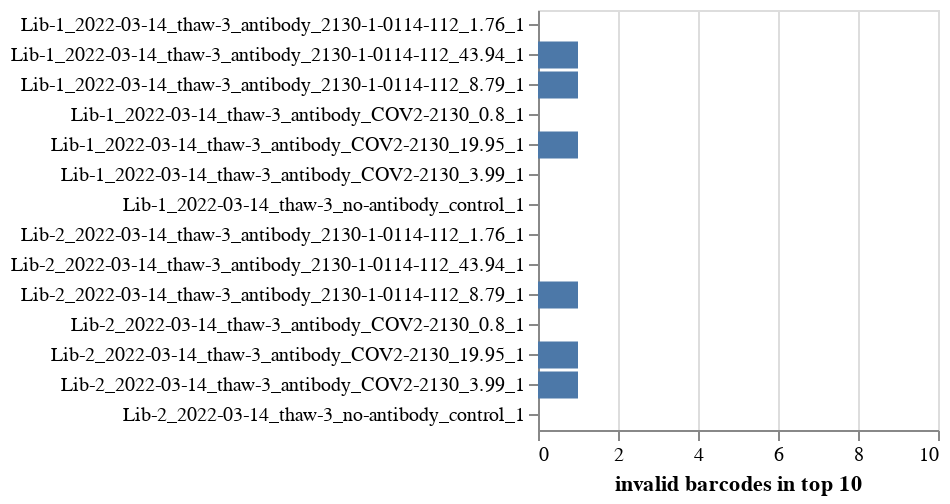

This figure's notebook cell:
### Markdown cell above
How many invalid barcodes are in top 10 most abundant?
Plot this, and then list top barcode for any sample with an invalid in the top 10:

### Code cell
# get top invalid barcode and number invalid in top 10
invalid_topn = (
    ranked_invalid.groupby(["library_sample", "library", "sample"])
    .aggregate(
        invalid_barcodes_in_top_10=pd.NamedAgg(
            "overall_rank", lambda s: len(s[s <= 10])
        ),
        top_invalid_rank=pd.NamedAgg("overall_rank", "first"),
        top_invalid_barcode=pd.NamedAgg("barcode", "first"),
    )
    .reset_index()
    .merge(barcode_runs.drop(columns=["fastq_R1", "notes"]), how="left")
)

# plot number invalid barcodes in top 10
topn_chart = (
    alt.Chart(invalid_topn)
    .encode(
        x=alt.X(
            "invalid_barcodes_in_top_10",
            title="invalid barcodes in top 10",
            scale=alt.Scale(domain=(0, 10)),
        ),
        y=alt.Y("library_sample", title=None),
        tooltip=[
            alt.Tooltip(c, format=".3g") if c in {"mean_counts", "n_barcodes"} else c
            for c in invalid_topn.columns
            if c != "library_sample"
        ],
    )
    .mark_bar()
    .properties(width=200, height=alt.Step(15))
    .configure_axis(labelLimit=500)
    .add_params(*selections, valid_selection)
)
for selection in selections:
    topn_chart = topn_chart.transform_filter(selection)
display(topn_chart)

# top barcode for any samples with an invalid in top 10
print("\nTop barcode for samples with an invalid barcode in top 10:")
display(
    invalid_topn.query("invalid_barcodes_in_top_10 > 0").reset_index(drop=True)[
        [
            "library",
            "sample",
            "invalid_barcodes_in_top_10",
            "top_invalid_rank",
            "top_invalid_barcode",
        ]
    ]
)

### Figure 1 — Vega-Lite specification as saved in the notebook (floating-point values rounded to 4 significant figures)
{"config": {"view": {"continuousWidth": 300, "continuousHeight": 300}, "axis": {"labelLimit": 500}}, "data": {"name": "data-0e485af9a3051baa0873f0de537fb7a9"}, "mark": "bar", "encoding": {"tooltip": [{"field": "library", "type": "nominal"}, {"field": "sample", "type": "nominal"}, {"field": "invalid_barcodes_in_top_10", "type": "quantitative"}, {"field": "top_invalid_rank", "type": "quantitative"}, {"field": "top_invalid_barcode", "type": "nominal"}, {"field": "date", "type": "nominal"}, {"field": "virus_batch", "type": "nominal"}, {"field": "sample_type", "type": "nominal"}, {"field": "antibody", "type": "nominal"}, {"field": "antibody_concentration", "type": "quantitative"}, {"field": "replicate", "type": "quantitative"}, {"field": "exclude_after_counts", "type": "nominal"}], "x": {"field": "invalid_barcodes_in_top_10", "scale": {"domain": [0, 10]}, "title": "invalid barcodes in top 10", "type": "quantitative"}, "y": {"field": "library_sample", "title": null, "type": "nominal"}}, "height": {"step": 15}, "params": [{"name": "param_1", "select": {"type": "point", "fields": ["exclude_after_counts"]}, "bind": {"input": "select", "options": [null, "no"], "labels": ["all", "no"], "name": "exclude_after_counts"}}, {"name": "param_2", "select": {"type": "point", "fields": ["antibody"]}, "bind": {"input": "select", "options": [null, "COV2-2130", "2130-1-0114-112"], "labels": ["all", "COV2-2130", "2130-1-0114-112"], "name": "antibody"}}, {"name": "param_3", "select": {"type": "point", "fields": ["virus_batch"]}, "bind": {"input": "select", "options": [null, "thaw-3"], "labels": ["all", "thaw-3"], "name": "virus_batch"}}, {"name": "param_4", "select": {"type": "point", "fields": ["sample_type"]}, "bind": {"input": "select", "options": [null, "no-antibody_control", "antibody"], "labels": ["all", "no-antibody_control", "antibody"], "name": "sample_type"}}, {"name": "param_5", "select": {"type": "point", "fields": ["date"]}, "bind": {"input": "select", "options": [null, "2022-03-14"], "labels": ["all", "2022-03-14"], "name": "date"}}, {"name": "param_6", "select": {"type": "point", "fields": ["library"]}, "bind": {"input": "select", "options": [null, "Lib-1", "Lib-2"], "labels": ["all", "Lib-1", "Lib-2"], "name": "library"}}, {"name": "param_7", "select": {"type": "point", "fields": ["valid"]}, "bind": "legend"}], "transform": [{"filter": {"param": "param_1"}}, {"filter": {"param": "param_2"}}, {"filter": {"param": "param_3"}}, {"filter": {"param": "param_4"}}, {"filter": {"param": "param_5"}}, {"filter": {"param": "param_6"}}], "width": 200, "$schema": "https://vega.github.io/schema/vega-lite/v5.2.0.json", "datasets": {"data-0e485af9a3051baa0873f0de537fb7a9": [{"library_sample": "Lib-1_2022-03-14_thaw-3_antibody_2130-1-0114-112_1.76_1", "library": "Lib-1", "sample": "2022-03-14_thaw-3_antibody_2130-1-0114-112_1.76_1", "invalid_barcodes_in_top_10": 0, "top_invalid_rank": 12, "top_invalid_barcode": "GTGGAATGCACAAAAA", "date": "2022-03-14", "virus_batch": "thaw-3", "sample_type": "antibody", "antibody": "2130-1-0114-112", "antibody_concentration": 1.76, "replicate": 1, "exclude_after_counts": "no"}, {"library_sample": "Lib-1_2022-03-14_thaw-3_antibody_2130-1-0114-112_43.94_1", "library": "Lib-1", "sample": "2022-03-14_thaw-3_antibody_2130-1-0114-112_43.94_1", "invalid_barcodes_in_top_10": 1, "top_invalid_rank": 10, "top_invalid_barcode": "GAAATTGTCAAAAGAA", "date": "2022-03-14", "virus_batch": "thaw-3", "sample_type": "antibody", "antibody": "2130-1-0114-112", "antibody_concentration": 43.94, "replicate": 1, "exclude_after_counts": "no"}, {"library_sample": "Lib-1_2022-03-14_thaw-3_antibody_2130-1-0114-112_8.79_1", "library": "Lib-1", "sample": "2022-03-14_thaw-3_antibody_2130-1-0114-112_8.79_1", "invalid_barcodes_in_top_10": 1, "top_invalid_rank": 10, "top_invalid_barcode": "GAAATTGTCAAAAGAA", "date": "2022-03-14", "virus_batch": "thaw-3", "sample_type": "antibody", "antibody": "2130-1-0114-112", "antibody_concentration": 8.79, "replicate": 1, "exclude_after_counts": "no"}, {"library_sample": "Lib-1_2022-03-14_thaw-3_antibody_COV2-2130_0.8_1", "library": "Lib-1", "sample": "2022-03-14_thaw-3_antibody_COV2-2130_0.8_1", "invalid_barcodes_in_top_10": 0, "top_invalid_rank": 13, "top_invalid_barcode": "GAAATTGTCAAAAGAA", "date": "2022-03-14", "virus_batch": "thaw-3", "sample_type": "antibody", "antibody": "COV2-2130", "antibody_concentration": 0.8, "replicate": 1, "exclude_after_counts": "no"}, {"library_sample": "Lib-1_2022-03-14_thaw-3_antibody_COV2-2130_19.95_1", "library": "Lib-1", "sample": "2022-03-14_thaw-3_antibody_COV2-2130_19.95_1", "invalid_barcodes_in_top_10": 1, "top_invalid_rank": 10, "top_invalid_barcode": "GAAATTGTCAAAAGAA", "date": "2022-03-14", "virus_batch": "thaw-3", "sample_type": "antibody", "antibody": "COV2-2130", "antibody_concentration": 19.95, "replicate": 1, "exclude_after_counts": "no"}, {"library_sample": "Lib-1_2022-03-14_thaw-3_antibody_COV2-2130_3.99_1", "library": "Lib-1", "sample": "2022-03-14_thaw-3_antibody_COV2-2130_3.99_1", "invalid_barcodes_in_top_10": 0, "top_invalid_rank": 11, "top_invalid_barcode": "GAAATTGTCAAAAGAA", "date": "2022-03-14", "virus_batch": "thaw-3", "sample_type": "antibody", "antibody": "COV2-2130", "antibody_concentration": 3.99, "replicate": 1, "exclude_after_counts": "no"}, {"library_sample": "Lib-1_2022-03-14_thaw-3_no-antibody_control_1", "library": "Lib-1", "sample": "2022-03-14_thaw-3_no-antibody_control_1", "invalid_barcodes_in_top_10": 0, "top_invalid_rank": 14, "top_invalid_barcode": "GTGGAATGCACAAAAA", "date": "2022-03-14", "virus_batch": "thaw-3", "sample_type": "no-antibody_control", "antibody": null, "antibody_concentration": null, "replicate": 1, "exclude_after_counts": "no"}, {"library_sample": "Lib-2_2022-03-14_thaw-3_antibody_2130-1-0114-112_1.76_1", "library": "Lib-2", "sample": "2022-03-14_thaw-3_antibody_2130-1-0114-112_1.76_1", "invalid_barcodes_in_top_10": 0, "top_invalid_rank": 50, "top_invalid_barcode": "AATTTTTTTAAAAACG", "date": "2022-03-14", "virus_batch": "thaw-3", "sample_type": "antibody", "antibody": "2130-1-0114-112", "antibody_concentration": 1.76, "replicate": 1, "exclude_after_counts": "no"}, {"library_sample": "Lib-2_2022-03-14_thaw-3_antibody_2130-1-0114-112_43.94_1", "library": "Lib-2", "sample": "2022-03-14_thaw-3_antibody_2130-1-0114-112_43.94_1", "invalid_barcodes_in_top_10": 0, "top_invalid_rank": 14, "top_invalid_barcode": "AACGCCTGAAATCCCT", "date": "2022-03-14", "virus_batch": "thaw-3", "sample_type": "antibody", "antibody": "2130-1-0114-112", "antibody_concentration": 43.94, "replicate": 1, "exclude_after_counts": "no"}, {"library_sample": "Lib-2_2022-03-14_thaw-3_antibody_2130-1-0114-112_8.79_1", "library": "Lib-2", "sample": "2022-03-14_thaw-3_antibody_2130-1-0114-112_8.79_1", "invalid_barcodes_in_top_10": 1, "top_invalid_rank": 10, "top_invalid_barcode": "GTAATTGTAGTTTCGT", "date": "2022-03-14", "virus_batch": "thaw-3", "sample_type": "antibody", "antibody": "2130-1-0114-112", "antibody_concentration": 8.79, "replicate": 1, "exclude_after_counts": "no"}, {"library_sample": "Lib-2_2022-03-14_thaw-3_antibody_COV2-2130_0.8_1", "library": "Lib-2", "sample": "2022-03-14_thaw-3_antibody_COV2-2130_0.8_1", "invalid_barcodes_in_top_10": 0, "top_invalid_rank": 12, "top_invalid_barcode": "TAGCCATACTAGTACC", "date": "2022-03-14", "virus_batch": "thaw-3", "sample_type": "antibody", "antibody": "COV2-2130", "antibody_concentration": 0.8, "replicate": 1, "exclude_after_counts": "no"}, {"library_sample": "Lib-2_2022-03-14_thaw-3_antibody_COV2-2130_19.95_1", "library": "Lib-2", "sample": "2022-03-14_thaw-3_antibody_COV2-2130_19.95_1", "invalid_barcodes_in_top_10": 1, "top_invalid_rank": 10, "top_invalid_barcode": "TAGCCATACTAGTACC", "date": "2022-03-14", "virus_batch": "thaw-3", "sample_type": "antibody", "antibody": "COV2-2130", "antibody_concentration": 19.95, "replicate": 1, "exclude_after_counts": "no"}, {"library_sample": "Lib-2_2022-03-14_thaw-3_antibody_COV2-2130_3.99_1", "library": "Lib-2", "sample": "2022-03-14_thaw-3_antibody_COV2-2130_3.99_1", "invalid_barcodes_in_top_10": 1, "top_invalid_rank": 10, "top_invalid_barcode": "TAGCCATACTAGTACC", "date": "2022-03-14", "virus_batch": "thaw-3", "sample_type": "antibody", "antibody": "COV2-2130", "antibody_concentration": 3.99, "replicate": 1, "exclude_after_counts": "no"}, {"library_sample": "Lib-2_2022-03-14_thaw-3_no-antibody_control_1", "library": "Lib-2", "sample": "2022-03-14_thaw-3_no-antibody_control_1", "invalid_barcodes_in_top_10": 0, "top_invalid_rank": 40, "top_invalid_barcode": "TCGAAAAAAACAATTA", "date": "2022-03-14", "virus_batch": "thaw-3", "sample_type": "no-antibody_control", "antibody": null, "antibody_concentration": null, "replicate": 1, "exclude_after_counts": "no"}]}}
